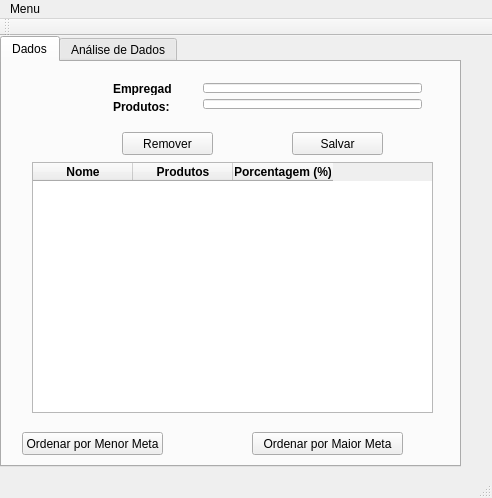
<?xml version="1.0" encoding="UTF-8"?>
<ui version="4.0">
 <class>MainWindow</class>
 <widget class="QMainWindow" name="MainWindow">
  <property name="geometry">
   <rect>
    <x>0</x>
    <y>0</y>
    <width>492</width>
    <height>498</height>
   </rect>
  </property>
  <property name="windowTitle">
   <string>MainWindow</string>
  </property>
  <widget class="QWidget" name="centralWidget">
   <widget class="QTabWidget" name="tabWidget">
    <property name="geometry">
     <rect>
      <x>0</x>
      <y>0</y>
      <width>461</width>
      <height>431</height>
     </rect>
    </property>
    <property name="currentIndex">
     <number>0</number>
    </property>
    <widget class="QWidget" name="tab">
     <attribute name="title">
      <string>Dados</string>
     </attribute>
     <widget class="QPushButton" name="btn_salvar">
      <property name="geometry">
       <rect>
        <x>290</x>
        <y>70</y>
        <width>91</width>
        <height>23</height>
       </rect>
      </property>
      <property name="text">
       <string>Salvar</string>
      </property>
     </widget>
     <widget class="QTableWidget" name="tableWidget">
      <property name="geometry">
       <rect>
        <x>30</x>
        <y>100</y>
        <width>401</width>
        <height>251</height>
       </rect>
      </property>
      <column>
       <property name="text">
        <string>Nome</string>
       </property>
       <property name="font">
        <font>
         <weight>75</weight>
         <bold>true</bold>
        </font>
       </property>
       <property name="textAlignment">
        <set>AlignCenter</set>
       </property>
       <property name="background">
        <color>
         <red>255</red>
         <green>255</green>
         <blue>255</blue>
        </color>
       </property>
      </column>
      <column>
       <property name="text">
        <string>Produtos</string>
       </property>
       <property name="font">
        <font>
         <weight>75</weight>
         <bold>true</bold>
        </font>
       </property>
       <property name="textAlignment">
        <set>AlignCenter</set>
       </property>
       <property name="background">
        <color>
         <red>255</red>
         <green>255</green>
         <blue>255</blue>
        </color>
       </property>
      </column>
      <column>
       <property name="text">
        <string>Porcentagem (%)</string>
       </property>
       <property name="font">
        <font>
         <weight>75</weight>
         <bold>true</bold>
        </font>
       </property>
       <property name="textAlignment">
        <set>AlignCenter</set>
       </property>
       <property name="background">
        <color>
         <red>255</red>
         <green>255</green>
         <blue>255</blue>
        </color>
       </property>
      </column>
     </widget>
     <widget class="QPushButton" name="btn_ordenar">
      <property name="geometry">
       <rect>
        <x>20</x>
        <y>370</y>
        <width>141</width>
        <height>23</height>
       </rect>
      </property>
      <property name="text">
       <string>Ordenar por Menor Meta</string>
      </property>
     </widget>
     <widget class="QPushButton" name="btn_ord_maior">
      <property name="geometry">
       <rect>
        <x>250</x>
        <y>370</y>
        <width>151</width>
        <height>23</height>
       </rect>
      </property>
      <property name="text">
       <string>Ordenar por Maior Meta</string>
      </property>
     </widget>
     <widget class="QWidget" name="layoutWidget">
      <property name="geometry">
       <rect>
        <x>100</x>
        <y>10</y>
        <width>81</width>
        <height>51</height>
       </rect>
      </property>
      <layout class="QVBoxLayout" name="verticalLayout">
       <item>
        <widget class="QLabel" name="label">
         <property name="font">
          <font>
           <weight>75</weight>
           <bold>true</bold>
          </font>
         </property>
         <property name="text">
          <string>Empregado:</string>
         </property>
        </widget>
       </item>
       <item>
        <widget class="QLabel" name="label_2">
         <property name="font">
          <font>
           <weight>75</weight>
           <bold>true</bold>
          </font>
         </property>
         <property name="text">
          <string>Produtos:</string>
         </property>
        </widget>
       </item>
      </layout>
     </widget>
     <widget class="QWidget" name="layoutWidget">
      <property name="geometry">
       <rect>
        <x>190</x>
        <y>10</y>
        <width>241</width>
        <height>48</height>
       </rect>
      </property>
      <layout class="QVBoxLayout" name="verticalLayout_2">
       <item>
        <widget class="QLineEdit" name="lineEdit_2"/>
       </item>
       <item>
        <widget class="QLineEdit" name="lineEdit"/>
       </item>
      </layout>
     </widget>
     <widget class="QLabel" name="label_5">
      <property name="geometry">
       <rect>
        <x>10</x>
        <y>10</y>
        <width>81</width>
        <height>81</height>
       </rect>
      </property>
      <property name="text">
       <string/>
      </property>
      <property name="pixmap">
       <pixmap>../../../../../../Desktop/images.jpg</pixmap>
      </property>
      <property name="scaledContents">
       <bool>true</bool>
      </property>
     </widget>
     <widget class="QPushButton" name="btn_remove">
      <property name="geometry">
       <rect>
        <x>120</x>
        <y>70</y>
        <width>91</width>
        <height>23</height>
       </rect>
      </property>
      <property name="text">
       <string>Remover</string>
      </property>
     </widget>
    </widget>
    <widget class="QWidget" name="tab_2">
     <attribute name="title">
      <string>Análise de Dados</string>
     </attribute>
     <widget class="QWidget" name="layoutWidget">
      <property name="geometry">
       <rect>
        <x>10</x>
        <y>20</y>
        <width>431</width>
        <height>351</height>
       </rect>
      </property>
      <layout class="QVBoxLayout" name="verticalLayout_4">
       <item>
        <widget class="QGroupBox" name="groupBox_3">
         <property name="font">
          <font>
           <pointsize>10</pointsize>
           <weight>75</weight>
           <bold>true</bold>
          </font>
         </property>
         <property name="title">
          <string>Média da Empresa:</string>
         </property>
         <widget class="QLabel" name="label_3">
          <property name="geometry">
           <rect>
            <x>10</x>
            <y>30</y>
            <width>401</width>
            <height>131</height>
           </rect>
          </property>
          <property name="font">
           <font>
            <pointsize>11</pointsize>
           </font>
          </property>
          <property name="text">
           <string/>
          </property>
         </widget>
         <widget class="QGroupBox" name="groupBox">
          <property name="geometry">
           <rect>
            <x>0</x>
            <y>170</y>
            <width>429</width>
            <height>181</height>
           </rect>
          </property>
          <property name="font">
           <font>
            <pointsize>10</pointsize>
            <weight>75</weight>
            <bold>true</bold>
           </font>
          </property>
          <property name="title">
           <string>Empregado do Mês:</string>
          </property>
          <widget class="QLabel" name="label_4">
           <property name="geometry">
            <rect>
             <x>20</x>
             <y>30</y>
             <width>391</width>
             <height>121</height>
            </rect>
           </property>
           <property name="text">
            <string/>
           </property>
          </widget>
         </widget>
        </widget>
       </item>
      </layout>
     </widget>
    </widget>
   </widget>
   <widget class="QWidget" name="">
    <property name="geometry">
     <rect>
      <x>0</x>
      <y>0</y>
      <width>2</width>
      <height>2</height>
     </rect>
    </property>
    <layout class="QHBoxLayout" name="horizontalLayout"/>
   </widget>
  </widget>
  <widget class="QMenuBar" name="menuBar">
   <property name="geometry">
    <rect>
     <x>0</x>
     <y>0</y>
     <width>492</width>
     <height>21</height>
    </rect>
   </property>
   <widget class="QMenu" name="menuMenu">
    <property name="title">
     <string>Menu</string>
    </property>
    <addaction name="actionSalvar_em"/>
    <addaction name="actionAbrir_arquivo"/>
   </widget>
   <addaction name="menuMenu"/>
  </widget>
  <widget class="QToolBar" name="mainToolBar">
   <attribute name="toolBarArea">
    <enum>TopToolBarArea</enum>
   </attribute>
   <attribute name="toolBarBreak">
    <bool>false</bool>
   </attribute>
  </widget>
  <widget class="QStatusBar" name="statusBar"/>
  <action name="actionSalvar">
   <property name="text">
    <string>Salvar</string>
   </property>
  </action>
  <action name="actionCarregar">
   <property name="text">
    <string>Carregar</string>
   </property>
  </action>
  <action name="actionSalvar_em">
   <property name="text">
    <string>Salvar em...</string>
   </property>
  </action>
  <action name="actionAbrir_arquivo">
   <property name="text">
    <string>Abrir arquivo</string>
   </property>
  </action>
 </widget>
 <layoutdefault spacing="6" margin="11"/>
 <resources/>
 <connections/>
</ui>
